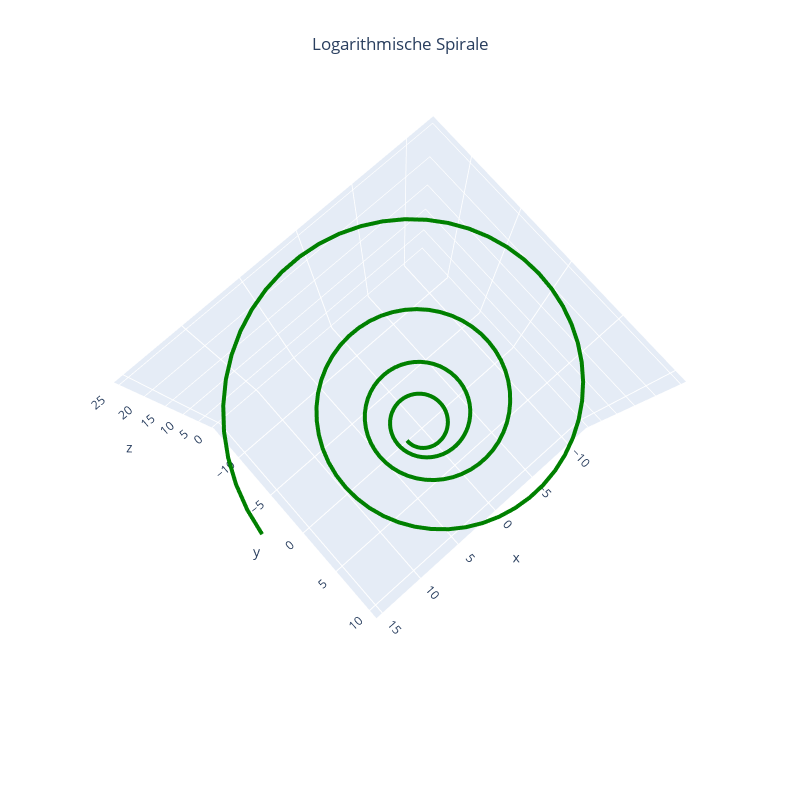

This figure's notebook cell:
### Markdown cell above
# Ausgabe der Schraubenlinie in Plotly

## Schraubenlinie über der logarithmischen Spirale
Wir können statt dem Kreis wie bei der Helix auch eine logarithmische Spirale verwenden und eine Schraubenlinie erzeugen.
Dazu verwenden wir die Funktion *logSpiralHelix* im Modul *space_curves*. 
Dabei verwenden wir die Defaultwerte a=1 und b=0.08 für die Parameter der Spirale, also Ganghöhe verwenden wir 1.
Das Parameterintervall ist [0, 6pi] und wir verwenden 200 Punkte für den Polygonzug.

Der restliche Ablauf verläuft analog
zur Ausgabe der Helix.

### Code cell
import plotly.graph_objects as go
import space_curves as sp


x, y, z = sp.logSpiralHelix()

logspiral = go.Scatter3d(x=x, y=y, z=z,
                     name='Logarithmische Spirale',
                     mode='lines',
                     line = dict(color='green', width=8),
                     showlegend=False)

layout = go.Layout(scene_xaxis_visible=True, 
                   scene_yaxis_visible=True, 
                   scene_zaxis_visible=True,
                   showlegend=False)

fig =  go.Figure(data=[logspiral], layout=layout)

fig.update_layout(title='Logarithmische Spirale',
                  title_x=0.5,
                  scene_camera_eye_z=1.55,
                  autosize=False,
                  width=800,
                  height=800,
                  showlegend=False)
                  
fig.show()

### Figure 1 — Plotly figure (JSON) as saved in the notebook; plotly's stock layout.template omitted (floating-point values rounded to 4 significant figures; data arrays with more than 128 entries replaced by an {"elided": "..."} marker saying what was removed)
{"data": [{"line": {"color": "green", "width": 8}, "mode": "lines", "name": "Logarithmische Spirale", "showlegend": false, "type": "scatter3d", "x": {"elided": "200 float values"}, "y": {"elided": "200 float values"}, "z": {"elided": "200 float values"}}], "layout": {"autosize": false, "height": 800, "scene": {"aspectmode": "auto", "aspectratio": {"x": 1.062, "y": 0.9379, "z": 1.004}, "camera": {"center": {"x": 0, "y": 0, "z": 0}, "eye": {"x": 0.2148, "y": 0.2426, "z": 2.329}, "projection": {"type": "perspective"}, "up": {"x": 0, "y": 0, "z": 1}}, "xaxis": {"type": "linear", "visible": true}, "yaxis": {"type": "linear", "visible": true}, "zaxis": {"type": "linear", "visible": true}}, "showlegend": false, "title": {"text": "Logarithmische Spirale", "x": 0.5}, "width": 800}}
